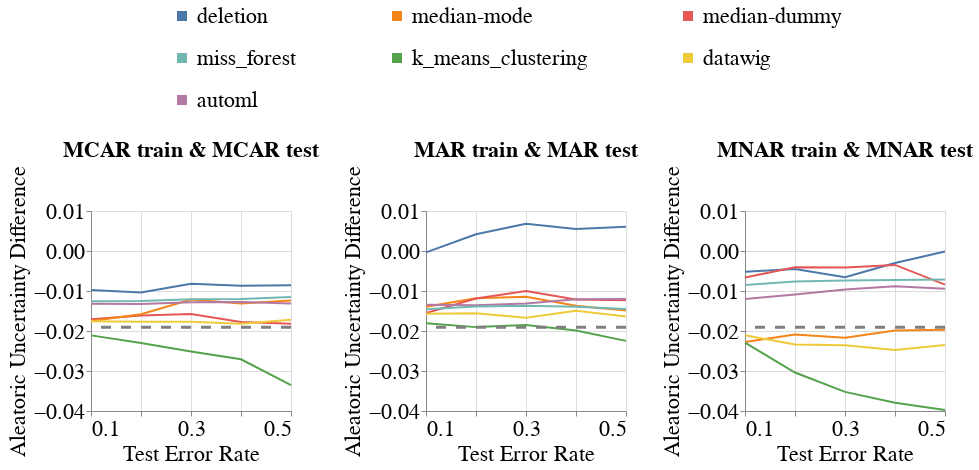

Notebook code cell kept with this figure:
### Code cell
create_line_bands_for_no_shift(dataset_name=DATASET_NAME,
                               model_name='mlp_clf',
                               metric_name='Aleatoric_Uncertainty_Difference',
                               db_client=db_client,
                               group=SENSITIVE_ATTR_FOR_DISPARITY_METRICS,
                               with_band=False)

### Figure 1 — Vega-Lite specification as saved in the notebook (floating-point values rounded to 4 significant figures; data arrays with more than 128 entries replaced by an {"elided": "..."} marker saying what was removed)
{"config": {"view": {"continuousWidth": 400, "continuousHeight": 300}, "axis": {"labelFontSize": 22, "labelFontWeight": "normal", "titleFontSize": 22, "titleFontWeight": "normal"}, "legend": {"columns": 3, "direction": "horizontal", "labelFontSize": 22, "labelLimit": 400, "orient": "top", "symbolOffset": 80, "symbolStrokeWidth": 10, "titleAnchor": "middle", "titleFontSize": 22, "titleLimit": 300}, "title": {"fontSize": 22}}, "hconcat": [{"layer": [{"data": {"name": "data-dcb54cbf1f779557dae51810045df53e"}, "mark": "line", "encoding": {"color": {"field": "Null_Imputer_Name", "sort": ["deletion", "median-mode", "median-dummy", "miss_forest", "k_means_clustering", "datawig", "automl", "boost_clean"], "title": null, "type": "nominal"}, "x": {"axis": {"labelExpr": "(datum.value == 0.1) || (datum.value == 0.3) || (datum.value == 0.5) ? datum.label : ''"}, "field": "Test_Error_Rate", "scale": {"nice": false}, "title": "Test Error Rate", "type": "quantitative"}, "y": {"aggregate": "mean", "field": "Metric_Value", "scale": {"zero": false}, "title": "Aleatoric Uncertainty Difference", "type": "quantitative"}}}, {"data": {"name": "data-e5aefe79337324ebe93fe696b5cf63b1"}, "mark": {"type": "rule", "strokeDash": [10, 10]}, "encoding": {"color": {"value": "grey"}, "size": {"value": 3}, "y": {"field": "Baseline_Mean", "type": "quantitative"}}}], "height": 200, "title": {"text": "MCAR train & MCAR test", "fontSize": 22}, "width": 200}, {"layer": [{"data": {"name": "data-adb248c00cdf596a5e4f7f2a5d9f93bd"}, "mark": "line", "encoding": {"color": {"field": "Null_Imputer_Name", "sort": ["deletion", "median-mode", "median-dummy", "miss_forest", "k_means_clustering", "datawig", "automl", "boost_clean"], "title": null, "type": "nominal"}, "x": {"axis": {"labelExpr": "(datum.value == 0.1) || (datum.value == 0.3) || (datum.value == 0.5) ? datum.label : ''"}, "field": "Test_Error_Rate", "scale": {"nice": false}, "title": "Test Error Rate", "type": "quantitative"}, "y": {"aggregate": "mean", "field": "Metric_Value", "scale": {"zero": false}, "title": "Aleatoric Uncertainty Difference", "type": "quantitative"}}}, {"data": {"name": "data-e5aefe79337324ebe93fe696b5cf63b1"}, "mark": {"type": "rule", "strokeDash": [10, 10]}, "encoding": {"color": {"value": "grey"}, "size": {"value": 3}, "y": {"field": "Baseline_Mean", "type": "quantitative"}}}], "height": 200, "title": {"text": "MAR train & MAR test", "fontSize": 22}, "width": 200}, {"layer": [{"data": {"name": "data-ff37a19a468d713a5d1b7364a77f46c7"}, "mark": "line", "encoding": {"color": {"field": "Null_Imputer_Name", "sort": ["deletion", "median-mode", "median-dummy", "miss_forest", "k_means_clustering", "datawig", "automl", "boost_clean"], "title": null, "type": "nominal"}, "x": {"axis": {"labelExpr": "(datum.value == 0.1) || (datum.value == 0.3) || (datum.value == 0.5) ? datum.label : ''"}, "field": "Test_Error_Rate", "scale": {"nice": false}, "title": "Test Error Rate", "type": "quantitative"}, "y": {"aggregate": "mean", "field": "Metric_Value", "scale": {"zero": false}, "title": "Aleatoric Uncertainty Difference", "type": "quantitative"}}}, {"data": {"name": "data-e5aefe79337324ebe93fe696b5cf63b1"}, "mark": {"type": "rule", "strokeDash": [10, 10]}, "encoding": {"color": {"value": "grey"}, "size": {"value": 3}, "y": {"field": "Baseline_Mean", "type": "quantitative"}}}], "height": 200, "title": {"text": "MNAR train & MNAR test", "fontSize": 22}, "width": 200}], "resolve": {"scale": {"y": "shared"}}, "$schema": "https://vega.github.io/schema/vega-lite/v4.17.0.json", "datasets": {"data-dcb54cbf1f779557dae51810045df53e": {"elided": "210 records"}, "data-e5aefe79337324ebe93fe696b5cf63b1": [{"Baseline_Mean": -0.01903}], "data-adb248c00cdf596a5e4f7f2a5d9f93bd": {"elided": "210 records"}, "data-ff37a19a468d713a5d1b7364a77f46c7": {"elided": "210 records"}}}
